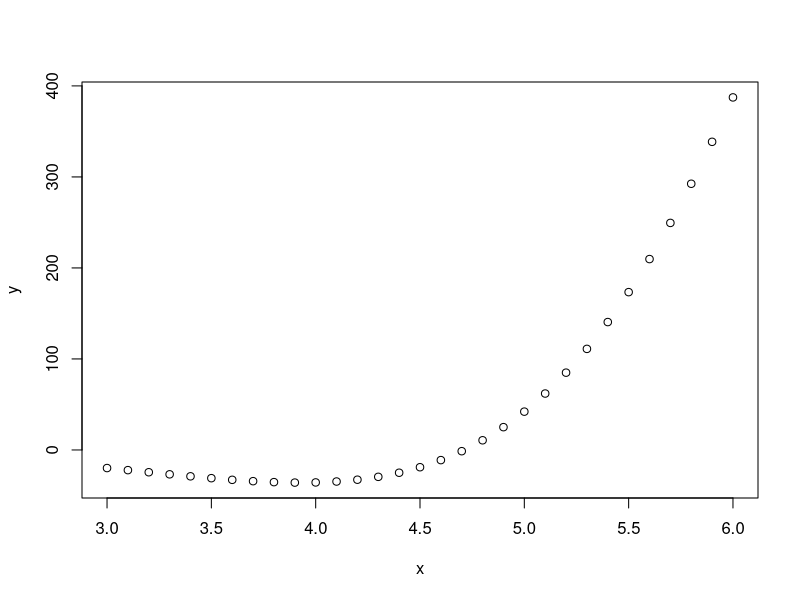

Recreate this plot in R. (Note: this script raises an error after producing the figure.)
## ---- chunk 1
#| label: 1(a-g)
#| echo: TRUE

a = c(1:20)
a
b = c(20:1)
b
c = c(1:20,19:1)
c
tmp = c(4,6,3)
tmp

e = rep(tmp,10)
e
length(which(e == 4))

f = c(e,4)
f
length(which(f == 4))

g1 = rep(4,10)
g2 = rep(6,20)
g3 = rep(3,30)
g = c(g1,g2,g3)
g
length(which(g == 4)) #for check the answer

## ---- chunk 2
#| label: 1.2
#| echo: TRUE
x = seq(3,6,by = 0.1)
y = exp(x) * cos(x)
y
plot(x,y) #aim to know more about function
## ---- chunk 3
#| label: 1.3
#| echo: TRUE
a1 = seq(3,36,by = 3)
a2 = seq(1,34,by = 3)
a = 0.1^a1*0.2^a2
a
b1 = seq(1,25)
b = 2^b1/b1
b
## ---- chunk 4
#| label: 1.4
#| echo: TRUE
#a
i = seq(10,100)
x = i^3+4*i^2
a = sum(x)
a
#b
i = seq(1,25)
b = sum(2^i/i+3^i/i^2)
b
## ---- chunk 5
set.seed(50)
xVec <- sample(0:999, 250, replace=T)
yVec <- sample(0:999, 250, replace=T)

new = xVec[-1] - yVec

## ---- chunk 6
#| label: 2.1
#| echo: TRUE
A = matrix(c(1,1,3,5,2,6,-2,-1,-3),nrow = 3,byrow = TRUE)
A%*%A%*%A
cat("A*A*A == 0")

A_new = A
A_new[,3] = A[,1] + A[,2]
A_new
## ---- chunk 7
#| label: 2.2
#| echo: TRUE
b = c(rep(10,15),rep(-10,15),rep(10,15))
B = matrix(b,nrow = 15,ncol = 3)
x = t(B)%*%B
x
## ---- chunk 8
#| label: 2.3
#| echo: TRUE
matE = matrix(0,nrow = 6,ncol = 6)
matE <- (abs(row(matE) - col(matE)) == 1) * 1
matE

## ---- chunk 9
#| label: 2.4
#| echo: TRUE
x <- 1:5; names(x) <- x
# Multiplication & Power Tables
x %+% x
## ---- chunk 10
#| label:3.1


#(a)
tmpFn1 <- function(xVec) {
  n <- length(xVec)
  return(xVec ^ (1:n))
}
tmpFn1(c(1,2,3,4)) #test function 1

tmpFn2 <- function(xVec) {
  n <- length(xVec)
  return(xVec ^ (1:n) / (1:n))
}
tmpFn2(c(1,2,3,4)) #test function 2


#(b)
tmpFn3 <- function(x,n){
  if (n <= 0) stop(cat("n should be a strictly positive integer!"))
  k = 1:n
  return(sum(1+sum(x^k/k)))
}
tmpFn3(1,-1) #test function 3, n < 0
tmpFn3(3,3) #test function 3
## ---- chunk 11
tmpFn <- function(xVec){
  k = length(xVec)-2
  s = numeric(k)
  for (i in 1:k) {
    s[i] = (xVec[i]+xVec[i+1]+xVec[i+2])/3
    # s[i] = mean(xVec[i:i+2])
  }
  return(s)
}
tmpFn( c(1:5,6:1) ) #test
## ---- chunk 12
tmpFn <- function(xVec){
  n = length(xVec)
  k = numeric(n)
  for (i in 1:n){
    if(xVec[i] < 0){
      k[i] = xVec[i]^2+2*xVec[i]+3
    }
    else if (xVec[i]<2 & xVec[i] >= 0){
      k[i] = xVec[i]+3
    }
    else{
      k[i] = xVec[i]^2+4*xVec[i]-7
    }
  }
  return(k)
}
x = seq(-3,3,by = 0.1)
y = tmpFn(x)
plot(x,y)

